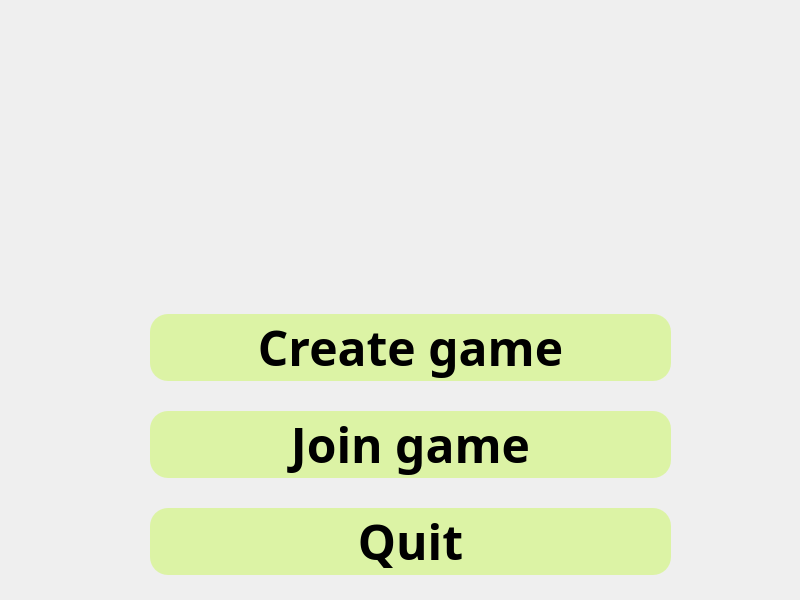
<?xml version="1.0" encoding="UTF-8"?>
<ui version="4.0">
 <class>MainWindow</class>
 <widget class="QMainWindow" name="MainWindow">
  <property name="geometry">
   <rect>
    <x>0</x>
    <y>0</y>
    <width>800</width>
    <height>600</height>
   </rect>
  </property>
  <property name="windowTitle">
   <string>JazzJackRabbit 2</string>
  </property>
  <property name="windowIcon">
   <iconset resource="resources.qrc">
    <normaloff>:/images/assets/icon.png</normaloff>:/images/assets/icon.png</iconset>
  </property>
  <widget class="QWidget" name="centralwidget">
   <widget class="QLabel" name="bgLabel">
    <property name="geometry">
     <rect>
      <x>0</x>
      <y>0</y>
      <width>800</width>
      <height>600</height>
     </rect>
    </property>
    <property name="styleSheet">
     <string notr="true">image: url(:/images/assets/bg_rotate.png);</string>
    </property>
    <property name="text">
     <string/>
    </property>
    <property name="scaledContents">
     <bool>true</bool>
    </property>
   </widget>
   <widget class="QWidget" name="verticalLayoutWidget">
    <property name="geometry">
     <rect>
      <x>150</x>
      <y>290</y>
      <width>521</width>
      <height>311</height>
     </rect>
    </property>
    <layout class="QVBoxLayout" name="verticalLayout">
     <item>
      <widget class="QPushButton" name="createGameButton">
       <property name="font">
        <font>
         <family>Joystix</family>
         <pointsize>36</pointsize>
         <bold>true</bold>
        </font>
       </property>
       <property name="focusPolicy">
        <enum>Qt::TabFocus</enum>
       </property>
       <property name="styleSheet">
        <string notr="true">QPushButton#createGameButton {
	background-color: rgba(177,252,3,80);
	border-radius: 18px;
	font-family: Joystix;
}

QPushButton#createGameButton:hover, QPushButton#createGameButton:focus {
	background-color: rgba(177,252,3,140);
}

QPushButton#createGameButton:pressed {
	background-color: rgba(177,252,3,120);
	padding-left: 3px;
	padding-top: 3px;
}</string>
       </property>
       <property name="text">
        <string>Create game</string>
       </property>
      </widget>
     </item>
     <item>
      <widget class="QPushButton" name="joinGameButton">
       <property name="font">
        <font>
         <family>Joystix</family>
         <pointsize>36</pointsize>
         <bold>true</bold>
        </font>
       </property>
       <property name="focusPolicy">
        <enum>Qt::TabFocus</enum>
       </property>
       <property name="styleSheet">
        <string notr="true">QPushButton#joinGameButton {
	background-color: rgba(177,252,3,80);
	border-radius: 18px;
	font-family: Joystix
}

QPushButton#joinGameButton:hover, QPushButton#joinGameButton:focus {
	background-color: rgba(177,252,3,140);
}

QPushButton#joinGameButton:pressed {
	background-color: rgba(177,252,3,120);
	padding-left: 3px;
	padding-top: 3px;
}</string>
       </property>
       <property name="text">
        <string>Join game</string>
       </property>
      </widget>
     </item>
     <item>
      <widget class="QPushButton" name="quitButton">
       <property name="font">
        <font>
         <family>Joystix</family>
         <pointsize>36</pointsize>
         <italic>false</italic>
         <bold>true</bold>
        </font>
       </property>
       <property name="focusPolicy">
        <enum>Qt::TabFocus</enum>
       </property>
       <property name="styleSheet">
        <string notr="true">QPushButton#quitButton {
	background-color: rgba(177,252,3,80);
	border-radius: 18px;
	font-family: Joystix;
}

QPushButton#quitButton:hover, QPushButton#quitButton:focus {
	background-color: rgba(177,252,3,140);
}

QPushButton#quitButton:pressed {
	background-color: rgba(177,252,3,120);
	padding-left: 3px;
	padding-top: 3px;
}</string>
       </property>
       <property name="text">
        <string>Quit</string>
       </property>
      </widget>
     </item>
    </layout>
   </widget>
   <widget class="QLabel" name="label_2">
    <property name="geometry">
     <rect>
      <x>0</x>
      <y>-10</y>
      <width>341</width>
      <height>181</height>
     </rect>
    </property>
    <property name="styleSheet">
     <string notr="true">image: url(:/images/assets/logo.png);</string>
    </property>
    <property name="text">
     <string/>
    </property>
    <property name="scaledContents">
     <bool>true</bool>
    </property>
   </widget>
  </widget>
 </widget>
 <resources>
  <include location="resources.qrc"/>
 </resources>
 <connections/>
</ui>
